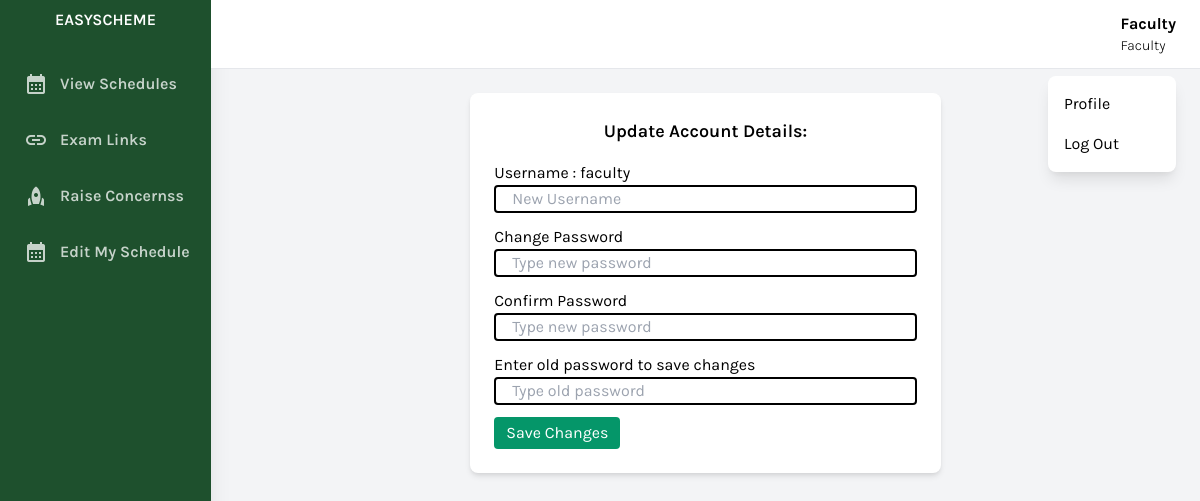
The page /faculty/profile.php (signed in) on the database its author committed.
### tables this page shows
CREATE TABLE `user` (
  `id` bigint(20) NOT NULL,
  `name` varchar(256) NOT NULL,
  `username` varchar(256) NOT NULL,
  `password` varchar(256) NOT NULL,
  `position` varchar(256) NOT NULL,
  `status` int(11) NOT NULL DEFAULT 0
);

### conn/conn.php (called while the page is built, shortened)
<?php
class DatabaseHandler {
    private $pdo;
    public function __construct() {
        $dbHost = 'localhost';
        $dbPort = '3306';
        $dbName = DBNAME;
        $dbUser = DBUSER;
        $dbPassword = DBPASSWORD;
        try {
            $dsn = "mysql:host=$dbHost;port=$dbPort;dbname=$dbName";
            $this->pdo = new PDO($dsn, $dbUser, $dbPassword);
            $this->pdo->setAttribute(PDO::ATTR_ERRMODE, PDO::ERRMODE_EXCEPTION);
        } catch (PDOException $e) {
            echo "Connection failed: " . $e->getMessage();
        }
    }
    public function getIdByColumnValue($tableName, $columnName, $columnValue, $idColumnName) {
        try {
            $stmt = $this->pdo->prepare("SELECT $idColumnName FROM $tableName WHERE $columnName = :column_value");
            $stmt->bindParam(':column_value', $columnValue);
            $stmt->execute();
            $result = $stmt->fetch(PDO::FETCH_ASSOC);
            if ($result) {
                return $result[$idColumnName];
            } else {
                return null;
            }
        } catch (PDOException $e) {
            return null;
        }
    }
}
?>

### faculty/profile.php (the view, shortened to what this page needs)
<?php
include 'components/header.php';
?>
<div class="w-full h-screen overflow-x-hidden border-t flex flex-col">
    <main class="w-full flex justify-center items-center p-6">
        <div class="w-full sm:w-1/2">
            <div class="card bg-white shadow-md rounded-lg p-6">
                <h2 class="text-lg text-center font-semibold mb-4">Update Account Details:</h2>
                <form id="formSubmit">
                <div class="flex flex-col gap-3 items-center mt-3">
                        <div class="grid w-full">
                            <p>Username : <?=$username?></p>
                            <input type="text" name="username" placeholder="New Username" class="border-black border-2 rounded px-4">
                        </div>
                        <div class="grid w-full">
                            <p>Change Password</p>
                            <input type="password" name="new_password" placeholder="Type new password" class="border-black border-2 rounded px-4">
                        </div>
                        <div class="grid w-full">
                            <p>Confirm Password</p>
                            <input type="password" name="confirm_password" placeholder="Type new password" class="border-black border-2 rounded px-4">
                        </div>
                        <div class="grid w-full">
                            <p>Enter old password to save changes</p>
                            <input type="password" name="old_password" placeholder="Type old password" class="border-black border-2 rounded px-4">
                        </div>
                        <div class="w-full">
                            <button type="submit" id="btnMode" class="bg-green-600 text-white rounded px-3 py-1">Save Changes</button>
                        </div>
                </div>
                </form>
            </div>
        </div>
    </main>
</div>
<?php
include 'components/footer.php';
?>

### faculty/components/header.php (shortened to what this page needs)
<?php
include '../conn/conn.php';
$db = new DatabaseHandler();
$username = ($db->getIdByColumnValue('user', 'id',$_SESSION['id'],'username'));
$user_name = ucwords($db->getIdByColumnValue('user', 'id',$_SESSION['id'],'name'));
$user_position = ucwords($db->getIdByColumnValue('user', 'id',$_SESSION['id'],'position'));
?>
<!DOCTYPE html>
<html lang="en">
<head>
    <link href="https://cdnjs.cloudflare.com/ajax/libs/tailwindcss/2.2.19/tailwind.min.css" rel="stylesheet">
</head>
<body class="bg-gray-100 font-family-karla flex">
    <aside class="relative bg-sidebar h-screen w-64 hidden sm:block shadow-xl">
        <div class="p-2  text-center">
            <a href="" class="text-white  font-semibold uppercase hover:text-gray-300">
                        <p>EasyScheme</p>
            </a>
        </div>
        <nav class="text-white text-base font-semibold pt-3 ">
            <a href="view-schedule.php" class="nav-2 flex items-center text-white opacity-75 hover:opacity-100 py-3 m-2 rounded-lg  pl-4 nav-item">
                <i class="material-icons mr-3">calendar_month</i>
                View Schedules
            </a>
            <a href="view-exam-links.php" class="nav-3 flex items-center text-white opacity-75 hover:opacity-100 py-3 m-2 rounded-lg  pl-4 nav-item">
                <i class="material-icons mr-3">link</i>
                Exam Links
            </a>
            <a href="raise-concerns.php" class="nav-4 flex items-center text-white opacity-75 hover:opacity-100 py-3 m-2 rounded-lg  pl-4 nav-item">
                <i class="material-icons mr-3">rocket</i>
               Raise Concernss
            </a>
            <a href="edit-my-schedule.php" class="nav-5 flex items-center text-white opacity-75 hover:opacity-100 py-3 m-2 rounded-lg  pl-4 nav-item">
                <i class="material-icons mr-3">calendar_month</i>
                Edit My Schedule
            </a>
        </nav>
    </aside>
    <div class="relative w-full flex flex-col h-screen overflow-y-hidden">
        <header class="w-full items-center bg-white py-3 px-6 hidden sm:flex">
            <div x-data="{ isOpen: false }" class="relative w-1/2 flex justify-end">
                <div class="grid grid-cols-2 items-center justify-center">
                    <div class="grid " style="cursor:pointer" @click="isOpen = !isOpen">
                        <p class="text-base font-bold"><?=$user_name?></p>
                        <p class="text-sm font-light"><?=$user_position?></p>
                    </div>
                </div>
                <button x-show="isOpen" @click="isOpen = false" class="h-full w-full fixed inset-0 cursor-default"></button>
                <div x-show="isOpen" class="absolute w-32 bg-white rounded-lg shadow-lg py-2 mt-16">
                    <a href="profile.php" class="block px-4 py-2 account-link hover:text-white">Profile</a>
                    <a href="../" class="block px-4 py-2 account-link hover:text-white">Log Out</a>
                </div>
            </div>
        </header>

### faculty/components/header.php (style rules this page uses)
.font-family-karla { font-family: karla; }
.bg-sidebar { background: #1e502d; }

### rows shown on the page
user: name "Faculty", position "Faculty", username "faculty"
